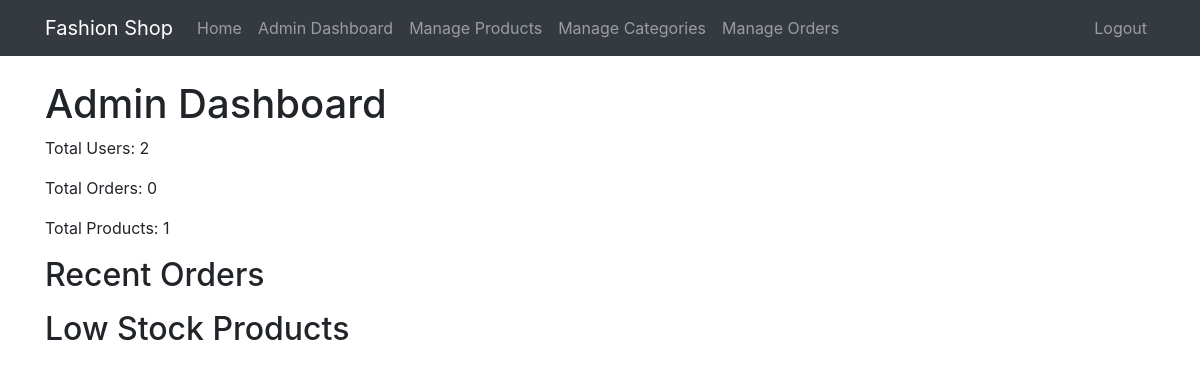
Page /admin (signed in) on the earlier database version.
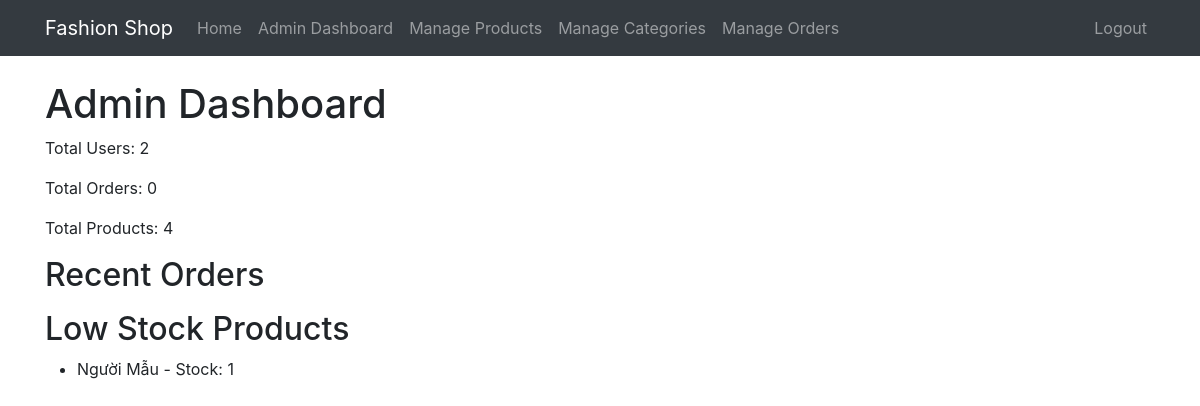
Same page on the later database version.
### app.py (models this page shows)
class Product(db.Model):
    id = db.Column(db.Integer, primary_key=True)
    name = db.Column(db.String(200), nullable=False)
    description = db.Column(db.Text)
    price = db.Column(db.Float, nullable=False)
    sale_price = db.Column(db.Float)  # Giá khuyến mãi
    image_url = db.Column(db.String(500))
    category_id = db.Column(db.Integer, db.ForeignKey('category.id'))
    stock = db.Column(db.Integer, default=0)
    created_at = db.Column(db.DateTime, default=datetime.utcnow)
    updated_at = db.Column(db.DateTime, onupdate=datetime.utcnow)
    cart_items = db.relationship('CartItem', backref='product', lazy=True)
    order_items = db.relationship('OrderItem', backref='product', lazy=True)

### app.py (the view)
@app.route('/admin')
@admin_required
def admin_dashboard():
    total_users = User.query.count()
    total_orders = Order.query.count()
    total_products = Product.query.count()
    recent_orders = Order.query.order_by(Order.created_at.desc()).limit(5).all()
    low_stock_products = Product.query.filter(Product.stock < 10).all()
    return render_template('admin/dashboard.html',
                         total_users=total_users,
                         total_orders=total_orders,
                         total_products=total_products,
                         recent_orders=recent_orders,
                         low_stock_products=low_stock_products)

### app.py (called while the page is built)
def admin_required(f):
    @wraps(f)
    def decorated_function(*args, **kwargs):
        if not current_user.is_authenticated or not current_user.is_admin:
            flash('Bạn không có quyền truy cập trang này!', 'danger')
            return redirect(url_for('index'))
        return f(*args, **kwargs)
    return decorated_function

@login_manager.user_loader
def load_user(user_id):
    return User.query.get(int(user_id))

### templates/admin/dashboard.html (shortened to what this page needs)
{% extends "base.html" %}
{% block content %}
<h1>Admin Dashboard</h1>
<p>Total Users: {{ total_users }}</p>
<p>Total Orders: {{ total_orders }}</p>
<p>Total Products: {{ total_products }}</p>
<h2>Recent Orders</h2>
<h2>Low Stock Products</h2>
<ul>
    {% for product in low_stock_products %}
        <li>{{ product.name }} - Stock: {{ product.stock }}</li>
    {% endfor %}
</ul>
{% endblock %}

Differences in the rows shown:
added Product: name "Người Mẫu", stock "1"
Other differences:
{{ total_products }}: "1" → "4"
